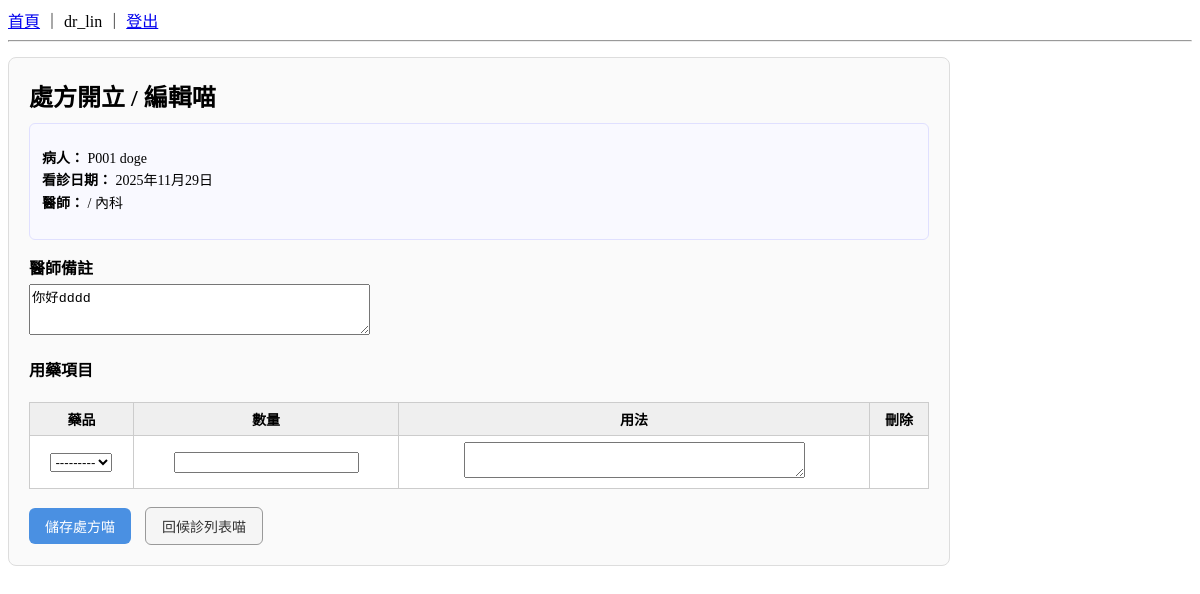
The page /prescriptions/ticket/119/ (signed in) on the database its author committed.
### queues/models.py (models this page shows, shortened)
class VisitTicket(models.Model):
    STATUS_CHOICES = [
        ("WAITING", "候診"),
        ("CALLING", "叫號中"),
        ("IN_ROOM", "看診中"),
        ("DONE", "完成"),
        ("NO_SHOW", "未到"),
    ]
    appointment = models.OneToOneField(
        Appointment, null=True, blank=True, on_delete=models.SET_NULL
    )
    patient = models.ForeignKey(Patient, on_delete=models.CASCADE)
    doctor = models.ForeignKey(Doctor, on_delete=models.CASCADE)
    date = models.DateField()
    number = models.IntegerField("號碼")
    status = models.CharField(max_length=10, choices=STATUS_CHOICES, default="WAITING")
    created_at = models.DateTimeField(default=timezone.now)
    called_at = models.DateTimeField(null=True, blank=True)
    finished_at = models.DateTimeField(null=True, blank=True)
    class Meta:
        unique_together = [("doctor", "date", "number")]
        ordering = ["date", "doctor", "number"]

### patients/models.py (models this page shows, shortened)
class Patient(models.Model):
    full_name = models.CharField("姓名", max_length=50)
    national_id = models.CharField("身分證", max_length=10, unique=True)
    nhi_no = models.CharField("健保卡號", max_length=20, blank=True)
    birth_date = models.DateField("生日")
    phone = models.CharField("電話", max_length=20, blank=True)
    chart_no = models.CharField(
        "病歷號",
        max_length=20,
        unique=True,
        blank=True,
        editable=False,
    )
    address = models.CharField("地址", max_length=200, blank=True)

### doctors/models.py (models this page shows, shortened)
class Doctor(models.Model):
    name = models.CharField("姓名", max_length=50)
    department = models.CharField("科別", max_length=50)
    room = models.CharField("診間", max_length=20, blank=True)
    user = models.OneToOneField(
        User, null=True, blank=True, on_delete=models.SET_NULL, verbose_name="使用者帳號"
    )
    is_active = models.BooleanField("啟用", default=True)
    class Meta:
        verbose_name = "醫師"
        verbose_name_plural = "醫師"

### prescriptions/models.py (models this page shows, shortened)
class Prescription(models.Model):
    patient = models.ForeignKey(
        Patient,
        on_delete=models.CASCADE,
        related_name="prescriptions",
    )
    doctor = models.ForeignKey(
        Doctor,
        on_delete=models.CASCADE,
        related_name="prescriptions",
    )
    date = models.DateField()
    notes = models.TextField(blank=True)
    status = models.CharField(
        max_length=20,
        default="draft",
        choices=[
            ("draft", "草稿"),
            ("final", "已確認"),
        ],
    )
    created_at = models.DateTimeField(auto_now_add=True)
    class Meta:
        ordering = ["-date", "-created_at"]

### prescriptions/views.py (the view)
# urls.py: path("ticket/<int:ticket_id>/", views.edit_for_ticket, name="edit_for_ticket"),
@group_required("DOCTOR")
def edit_for_ticket(request, ticket_id):
    ticket = get_object_or_404(VisitTicket, id=ticket_id)
    prescription, created = Prescription.objects.get_or_create(
        patient=ticket.patient,
        doctor=ticket.doctor,
        date=ticket.date,
        defaults={"status": "draft"},
    )
    if request.method == "POST":
        form = PrescriptionForm(request.POST, instance=prescription)
        items = PrescriptionItemFormSet(request.POST, instance=prescription)
        if form.is_valid() and items.is_valid():
            form.save()
            items.save()
            messages.success(request, "處方已儲存")
            return redirect("queues:doctor_panel")
    else:
        form = PrescriptionForm(instance=prescription)
        items = PrescriptionItemFormSet(instance=prescription)
    context = {
        "ticket": ticket,          # 雖然 template 現在沒用到，但留著沒關係
        "prescription": prescription,  # 👈 重要：給 template 用
        "form": form,
        "items": items,
    }
    return render(request, "prescriptions/prescription_form.html", context)

### prescriptions/forms.py
class PrescriptionForm(forms.ModelForm):
    class Meta:
        model = Prescription
        fields = ["notes"]
        widgets = {
            "notes": forms.Textarea(
                attrs={
                    "rows": 3,
                    "placeholder": "可輸入醫師備註喵…",
                }
            )
        }

### common/utils.py (called while the page is built)
def group_required(group_name):
    def decorator(view_func):
        decorated_view_func = user_passes_test(
            lambda u: u.is_authenticated and u.groups.filter(name=group_name).exists()
        )(view_func)
        return decorated_view_func
    return decorator

### templates/prescriptions/prescription_form.html (shortened to what this page needs)
{% extends "base.html" %}
{% block content %}
<div class="rx-container">
    <div class="rx-header">
        <h2>處方開立 / 編輯喵</h2>
        <div class="rx-info">
            <p>
                <strong>病人：</strong>
                {% if ticket %}
                    {{ ticket.patient.chart_no }} {{ ticket.patient.full_name }}
                {% else %}
                    {{ prescription.patient.chart_no }} {{ prescription.patient.full_name }}
                {% endif %}
                <br>
                <strong>看診日期：</strong>
                {% if ticket %}
                    {{ ticket.date }}
                {% else %}
                    {{ prescription.date }}
                {% endif %}
                <br>
                <strong>醫師：</strong>
                {% if ticket %}
                    {{ ticket.doctor.user.get_full_name }} / {{ ticket.doctor.department }}
                {% else %}
                    {{ prescription.doctor.user.get_full_name }} / {{ prescription.doctor.department }}
                {% endif %}
            </p>
        </div>
    </div>
    <form method="post">
        <label class="rx-notes-label" for="{{ form.notes.id_for_label }}">醫師備註</label>
        {{ form.notes }}
        <h4 style="margin-top: 18px;">用藥項目</h4>
        <table class="rx-table">
            <thead>
                <tr>
                    <th>藥品</th>
                    <th>數量</th>
                    <th>用法</th>
                    <th>刪除</th>
                </tr>
            </thead>
            <tbody>
                {% for item_form in items %}
                    <tr>
                        <td>
                            {{ item_form.drug }}
                        </td>
                        <td>
                            {{ item_form.quantity }}
                        </td>
                        <td>
                            {{ item_form.usage }}
                        </td>
                        <td>
                        </td>
                    </tr>
                {% endfor %}
            </tbody>
        </table>
        <div class="rx-actions">
            <button type="submit" class="btn-primary">儲存處方喵</button>
            {% if ticket %}
                <a href="{% url 'queues:doctor_panel' %}" class="btn-secondary">回候診列表喵</a>
            {% else %}
                <a href="{% url 'prescriptions:doctor_prescription_list' %}" class="btn-secondary">回處方歷史喵</a>
            {% endif %}
        </div>
    </form>
</div>
{% endblock %}

### templates/base.html (shortened to what this page needs)
<!DOCTYPE html>
<html lang="zh-Hant">
<head>
</head>
<body>
  <div>
    <a href="/">首頁</a>
    {% if user.is_authenticated %}
      ｜ {{ user.username }} ｜ <a href="/logout/">登出</a>
    {% else %}
      ｜ <a href="/login/">登入</a>
    {% endif %}
  </div>
  <hr>
  {% block content %}{% endblock %}
</body>
</html>

### templates/prescriptions/prescription_form.html (style rules this page uses)
.rx-container { margin-top: 15px; padding: 20px; border-radius: 8px; border: 1px solid #ddd; background: #fafafa; max-width: 900px; }
.rx-header { margin-bottom: 15px; }
.rx-header h2 { margin-top: 0; margin-bottom: 10px; }
.rx-info { font-size: 14px; line-height: 1.6; background: #f9f9ff; border-radius: 6px; padding: 10px 12px; border: 1px solid #e0e0ff; }
.rx-notes-label { font-weight: bold; margin-top: 15px; margin-bottom: 5px; display: block; }
.rx-table { width: 100%; border-collapse: collapse; margin-top: 10px; font-size: 14px; background: white; }
.rx-table th, .rx-table td { border: 1px solid #ccc; padding: 6px 8px; text-align: center; }
.rx-table th { background: #efefef; }
.rx-actions { margin-top: 18px; }
.btn-primary { background: #4a90e2; color: white; border: none; padding: 8px 16px; border-radius: 6px; cursor: pointer; text-decoration: none; font-size: 14px; }
.btn-secondary { display: inline-block; margin-left: 10px; padding: 8px 16px; border-radius: 6px; border: 1px solid #999; text-decoration: none; font-size: 14px; color: #333; background: #f5f5f5; }

### rows shown on the page
VisitTicket: patient.chart_no "P001", patient.full_name "doge", date "2025年11月29日", doctor.department "內科"
Prescription: notes "你好dddd"

### other values the page prints
{{ user.username }} "dr_lin"
